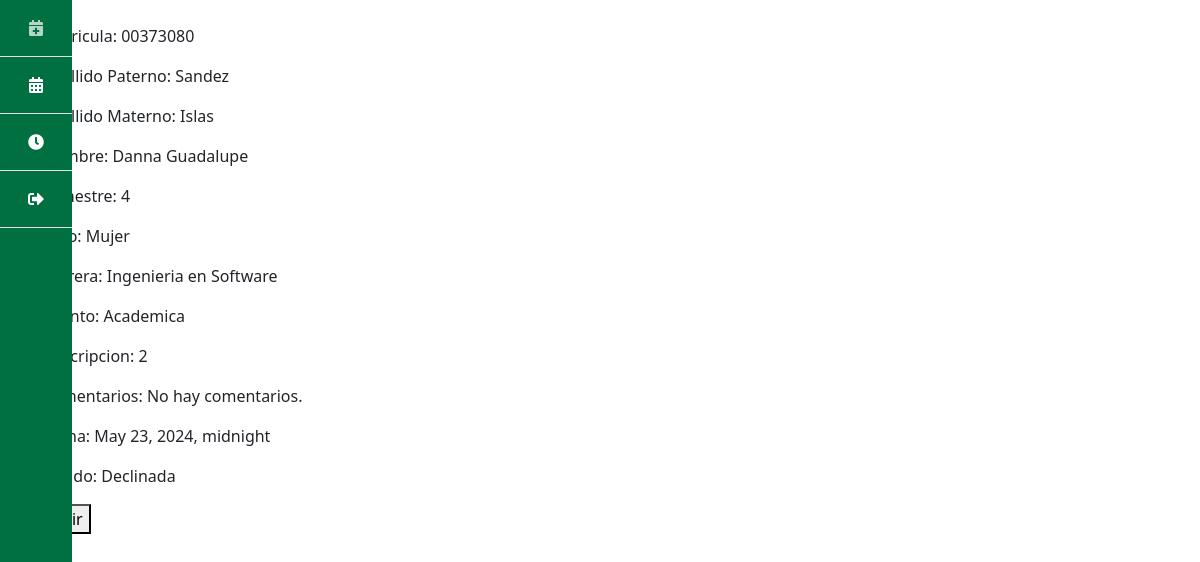
The page /citas/4 (signed in) on the database its author committed.
### paginas/models.py (models this page shows, shortened)
class Cita(models.Model):
    PENDIENTE = 'Pendiente'
    CONFIRMADA = 'Confirmada'
    DECLINADA = 'Declinada'
    ESTADOS_CITA = [
        (PENDIENTE, 'Pendiente'),
        (CONFIRMADA, 'Confirmada'),
        (DECLINADA, 'Declinada'),
    ]
    HOMBRE = 'Hombre'
    MUJER = 'Mujer'
    PREFIERO_NO_DECIRLO = 'Prefiero no decirlo'
    GENERO = [
        (HOMBRE, 'Hombre'),
        (MUJER, 'Mujer'),
        (PREFIERO_NO_DECIRLO, 'Prefiero no decirlo'),
    ]
    INGENIERIA_CIVIL = 'Ingenieria Civil'
    INGENIERIA_ELECTRONICA = 'Ingenieria en Electronica'
    INGENIERIA_COMPUTACION = 'Ingenieria en Computacion'
    INGENIERIA_INDUSTRIAL = 'Ingenieria Industrial'
    INGENIERIA_NANOTECNOLOGIA = 'Ingenieria en Nanatecnologia'
    INGENIERIA_SOFTWARE = 'Ingenieria en Software'
    BIOINGENIERIA = 'Bioingenieria'
    ARQUITECTURA = 'Arquitectura'
    CARRERAS = [
        (INGENIERIA_CIVIL,  'Ingenieria Civil'),
        (INGENIERIA_ELECTRONICA,  'Ingenieria en Electronica'),
        (INGENIERIA_COMPUTACION,  'Ingenieria en Computacion'),
        (INGENIERIA_INDUSTRIAL,  'Ingenieria Industrial'),
        (INGENIERIA_NANOTECNOLOGIA,  'Ingenieria en Nanotecnologia'),
        (INGENIERIA_SOFTWARE,  'Ingenieria en Software y Tecnologias Emergentes'),
        (BIOINGENIERIA,  'Bioingenieria'),
        (ARQUITECTURA,  'Arquitectura'),
    ]
    ACADEMICA = 'Academica'
    PERSONAL = 'Personal'
    VOCACIONAL = 'Vocacional'
    BAJA = 'Baja'
    PSICOLOGICA = 'Psicologica'
    ASUNTOS = [
        (ACADEMICA, 'Academica'),
        (PERSONAL, 'Personal'),
        (VOCACIONAL, 'Vocacional'),
        (BAJA, 'Baja'),
        (PSICOLOGICA, 'Psicologica'),
    ]
    PRIMERO = '1'
    SEGUNDO = '2'
    TERCERO = '3'
    CUARTO = '4'
    QUINTO = '5'
    SEXTO = '6'
    SEPTIMO = '7'
    OCTAVO = '8'
    NOVENO = '9'
    SEMESTRES = [
        (PRIMERO, '1'),
        (SEGUNDO, '2'),
        (TERCERO, '3'),
        (CUARTO, '4'),
        (QUINTO, '5'),
        (SEXTO, '6'),
        (SEPTIMO, '7'),
        (OCTAVO, '8'),
        (NOVENO, '9'),
    ]
    matricula = models.CharField(max_length=8)
    apellido_paterno = models.CharField(max_length=20)
    apellido_materno = models.CharField(max_length=20)
    nombre = models.CharField(max_length=40)
    descripcion = models.TextField(max_length=200)
    fecha = models.DateTimeField()
    semestre = models.CharField(
        max_length=2,
        choices=SEMESTRES,
        default=PRIMERO
    )
    comentarios = models.TextField(
        max_length=200,
        default="No hay comentarios."
    )
    sexo = models.CharField(
        max_length=20,
        choices=GENERO,
        default=PREFIERO_NO_DECIRLO,
    )
    estado = models.CharField(
        max_length=11,
        choices=ESTADOS_CITA,
        default=PENDIENTE,
    )
    carrera = models.CharField(
        max_length=50,
        choices=CARRERAS,
        default=INGENIERIA_SOFTWARE
    )
    asunto = models.CharField(
        max_length=50,
        choices=ASUNTOS,
        default=ACADEMICA
    )
    solicitada = models.DateTimeField(auto_now_add=True)
    user = models.ForeignKey(User, on_delete=models.CASCADE)

### paginas/views.py (the view, shortened to what this page needs)
# urls.py: path('citas/<int:id_cita>', views.detalle_cita, name = 'detalle_cita'),
def detalle_cita(request, id_cita):
    if request.user.username == 'espy':
        if request.method == "GET":
            cita = get_object_or_404(Cita, pk=id_cita)
            form = FormularioCita(instance=cita)
            return render(request, 'detalle_cita.html', {'cita': cita, 'form': form})
        else:
            try:
                cita = get_object_or_404(Cita, pk=id_cita)
                form = FormularioCita(request.POST, instance=cita)
                action = request.POST.get('action')
                if action == 'cancel':
                    cita.estado = 'Declinada'
                if action == 'save':
                    cita.save()
                    form.save()
                else:
                    cita.save()
                return redirect('citas')
            except ValueError:
                return render(request, 'detalle_cita.html', {
                    'cita': cita,
                    'form': form,
                    'error': 'Por favor, verifica los datos ingresados'
                })
    else:
        if request.method == "GET":
            cita = get_object_or_404(Cita, pk=id_cita, user=request.user)
            form = FormularioCita(instance=cita)
            return render(request, 'detalle_cita.html', {'cita': cita, 'form': form})

### paginas/templates/detalle_cita.html (shortened to what this page needs)
{% extends 'base.html' %} {% block content %}
<form method="POST">
  <p>Matricula: {{ form.matricula.value }}</p>
  <p>Apellido Paterno: {{ form.apellido_paterno.value }}</p>
  <p>Apellido Materno: {{ form.apellido_materno.value }}</p>
  <p>Nombre: {{ form.nombre.value }}</p>
  <p>Semestre: {{ form.semestre.value }}</p>
  <p>Sexo: {{ form.sexo.value }}</p>
  <p>Carrera: {{ form.carrera.value }}</p>
  <p>Asunto: {{ form.asunto.value }}</p>
  <p>Descripcion: {{ form.descripcion.value }}</p>
  <p>Comentarios: {{ form.comentarios.value }}</p>
{% if form.estado.value == 'Declinada' %}
    <p>Fecha: {{ form.fecha.value }}</p>
    <p>Estado: {{ form.estado.value }}</p>
    <button type="submit" name="action" value="salir">Salir</button>
{% endif %}
</form>
{% endblock %}

### paginas/static/css/styles.css (style rules this page uses)
:root { --bs-primary: #017041; --bs-secondary: #f1a730; }

### rows shown on the page
Cita: matricula.value "00373080", apellido_paterno.value "Sandez", apellido_materno.value "Islas", nombre.value "Danna Guadalupe", sexo.value "Mujer", carrera.value "Ingenieria en Software", asunto.value "Academica", comentarios.value "No hay comentarios.", estado.value "Declinada"
